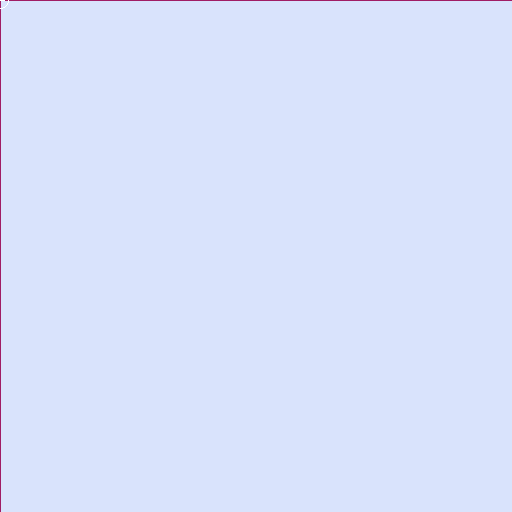
Frame 1 (no input)
Frame 60 (the mouse pressed at the canvas centre just before this capture): identical to frame 1, image omitted
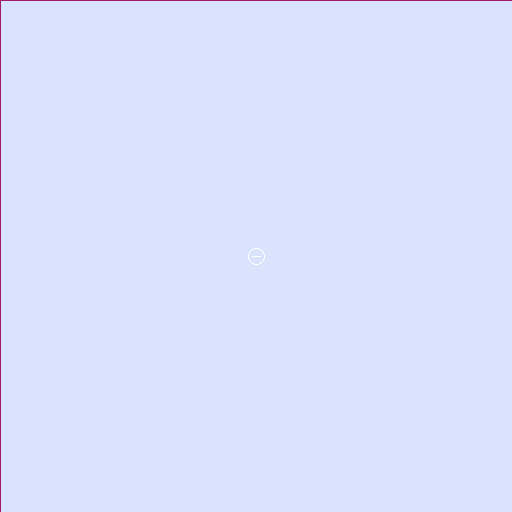
Frame 120 (the mouse held since frame 60 and released just before this capture)

The Processing sketch that drew these frames (run headless with seeded random() and noise(); from frame 60 on, the mouse is pressed at the canvas centre):

// Processing sketch: processing_106447
// ── processing_106447.pde

final boolean MODE_DRAW  = true;
final boolean MODE_ERASE = false;
boolean mode = MODE_ERASE;

final float BRUSH_RADIUS_STEP = 2;
final float MIN_BRUSH_RADIUS  = 4;
final float MAX_BRUSH_RADIUS = 128;
float brushRadius = 8;

QuadNode quadRoot;

void setup()
{
    size(512, 512);
    noSmooth();
    rectMode(CORNERS);
    ellipseMode(RADIUS);
    
    quadRoot = new QuadNode(0, 0, width);
    quadRoot.setVisible();
}

void draw()
{
    background(#A01D65);
    drawQuadNode(quadRoot);
    
    stroke(#FFFFFF);
    noFill();
    ellipse(mouseX, mouseY, brushRadius, brushRadius);
    line(mouseX - 0.5 * brushRadius, mouseY, mouseX + 0.5 * brushRadius, mouseY);
    if (mode == MODE_DRAW)
       line(mouseX, mouseY - 0.5 * brushRadius, mouseX, mouseY + 0.5 * brushRadius);
}

void drawQuadNode(QuadNode quadNode)
{
    switch(quadNode.getVisibility())
    {
    case QuadNode.VISIBILITY_COMPLETE:
        Rect bounds = quadNode.getBounds();
        if (QuadNode.drawBorders)
            stroke(#A01D65);
        else
            noStroke();
        fill(lerpColor(#FA1961, #D9E3FC, log(bounds.getWidth()) / log(width)));
        rect(bounds.l, bounds.t, bounds.r, bounds.b);
        break;
        
    case QuadNode.VISIBILITY_PARTIAL:
        drawQuadNode(quadNode.getChild(0));
        drawQuadNode(quadNode.getChild(1));
        drawQuadNode(quadNode.getChild(2));
        drawQuadNode(quadNode.getChild(3));
        break;
    }
}

void mouseDragged()
{
    mouseClicked();
}

void mouseClicked()
{
    PVector mousePos = new PVector(mouseX, mouseY);
    if(mode == MODE_ERASE)
        quadRoot.subtractCircle(mousePos, brushRadius);
    else
        quadRoot.addCircle(mousePos, brushRadius);
}

void keyPressed()
{
    switch(key)
    {
    case ' ':
        mode = !mode;
        break;
         
    case '+':
    case '=':
        brushRadius = min(MAX_BRUSH_RADIUS, max(MIN_BRUSH_RADIUS, brushRadius + BRUSH_RADIUS_STEP));
        break;
         
    case '-':
        brushRadius = min(MAX_BRUSH_RADIUS, max(MIN_BRUSH_RADIUS, brushRadius - BRUSH_RADIUS_STEP));
        break;
         
    case 'r':
        quadRoot.setVisible();
        break;
         
    case 'b':
        QuadNode.drawBorders = !QuadNode.drawBorders;
    }
}
public static class QuadNode
{
    public static final int VISIBILITY_COMPLETE = 0;
    public static final int VISIBILITY_PARTIAL = 1;
    public static final int VISIBILITY_NONE = 2;
    
    public static boolean drawBorders = true;
    
    private QuadNode[] children;
    private Rect bounds;
    private int visibility = VISIBILITY_NONE;
    
    public QuadNode(float l, float t, int s)
    {
       this.bounds = new Rect(l, t, l + s, t + s);
       
       if(s > 2)
       {
          s /= 2;
          children = new QuadNode[4];
          
          children[0] = new QuadNode(l    , t    , s);
          children[1] = new QuadNode(l + s, t    , s);
          children[2] = new QuadNode(l + s, t + s, s);
          children[3] = new QuadNode(l    , t + s, s);
       }
       else children = null;
    }
    
    public Rect getBounds()
    {
       return new Rect(bounds.l, bounds.t, bounds.r, bounds.b);
    }
    
    public int getVisibility()
    {
       return visibility;
    }
    
    public void setVisible()
    {
       visibility = VISIBILITY_COMPLETE;
    }
    
    public QuadNode getChild(int i)
    {
       return children[i];
    }
    
    void subtractCircle(PVector center, float radius)
    {
        if (visibility == VISIBILITY_NONE) return;
       
        switch(bounds.intersectCircle(center, radius))
        {
        case Rect.INTERSECTION_INSIDE:
            visibility = VISIBILITY_NONE;
            break;
         
        case Rect.INTERSECTION_PARTIAL:
        case Rect.INTERSECTION_CONTAINS:
            if (children == null) visibility = VISIBILITY_NONE;
            else
            {
                if (visibility == VISIBILITY_COMPLETE)
                {
                    children[0].visibility = VISIBILITY_COMPLETE;
                    children[1].visibility = VISIBILITY_COMPLETE;
                    children[2].visibility = VISIBILITY_COMPLETE;
                    children[3].visibility = VISIBILITY_COMPLETE;
                }
                
                children[0].subtractCircle(center, radius);
                children[1].subtractCircle(center, radius);
                children[2].subtractCircle(center, radius);
                children[3].subtractCircle(center, radius);
                
                visibility = VISIBILITY_PARTIAL;
            }
            break;
        }
    }
    
    void addCircle(PVector center, float radius)
    {
        if (visibility == VISIBILITY_COMPLETE) return;
       
        switch(bounds.intersectCircle(center, radius))
        {
        case Rect.INTERSECTION_INSIDE:
            visibility = VISIBILITY_COMPLETE;
            break;
          
        case Rect.INTERSECTION_PARTIAL:
        case Rect.INTERSECTION_CONTAINS:
            if(children == null) visibility = VISIBILITY_COMPLETE;
            else
            {
                if (visibility == VISIBILITY_NONE)
                {
                    children[0].visibility = VISIBILITY_NONE;
                    children[1].visibility = VISIBILITY_NONE;
                    children[2].visibility = VISIBILITY_NONE;
                    children[3].visibility = VISIBILITY_NONE;
                }
               
                children[0].addCircle(center, radius);
                children[1].addCircle(center, radius);
                children[2].addCircle(center, radius);
                children[3].addCircle(center, radius);
                
                if (
                        children[0].visibility == VISIBILITY_COMPLETE
                    &&  children[1].visibility == VISIBILITY_COMPLETE
                    &&  children[2].visibility == VISIBILITY_COMPLETE
                    &&  children[3].visibility == VISIBILITY_COMPLETE
                )
                    visibility = VISIBILITY_COMPLETE;
                else
                    visibility = VISIBILITY_PARTIAL;
            }
            break;
        }
    }
}
public static class Rect
{
    public static final int INTERSECTION_INSIDE = 0;
    public static final int INTERSECTION_OUTSIDE = 1;
    public static final int INTERSECTION_CONTAINS = 2;
    public static final int INTERSECTION_PARTIAL = 3;
    
    public float l;
    public float t;
    public float r;
    public float b;
    
    public int intersectCircle(PVector center, float radius)
    {
        final float radiusSq = sq(radius);
        
        if (
                sq(l - center.x) + sq(t - center.y) < radiusSq
            &&  sq(l - center.x) + sq(b - center.y) < radiusSq
            &&  sq(r - center.x) + sq(t - center.y) < radiusSq
            &&  sq(r - center.x) + sq(b - center.y) < radiusSq
        )
            return INTERSECTION_INSIDE;
      
        if (
                distToHorSegmentSq(center, l, r, t) < radiusSq
            ||  distToHorSegmentSq(center, l, r, b) < radiusSq
            ||  distToVerSegmentSq(center, t, b, l) < radiusSq
            ||  distToVerSegmentSq(center, t, b, r) < radiusSq
        )
            return INTERSECTION_PARTIAL;
        
        if(center.x < l || center.x > r || center.y < t || center.y > b)
            return INTERSECTION_OUTSIDE;
      
        return INTERSECTION_CONTAINS;
    }
    
    Rect()
    {
        // Do nothing.
    }
     
    Rect(float l, float t, float r, float b)
    {
        this.l = l;
        this.t = t;
        this.r = r;
        this.b = b;
    }
   
    float getWidth()
    {
        return r - l;
    }
   
    float getHeight()
    {
        return b - t;
    }
   
    private float distToHorSegmentSq(PVector p, float xBeg, float xEnd, float y)
    {
        if(p.x < xBeg) return sq(p.x - xBeg) + sq(p.y - y);
        if(p.x > xEnd) return sq(p.x - xEnd) + sq(p.y - y);
        return sq(p.y - y);
    }
    
    private float distToVerSegmentSq(PVector p, float yBeg, float yEnd, float x)
    {
        if(p.y < yBeg) return sq(p.x - x) + sq(p.y - yBeg);
        if(p.y > yEnd) return sq(p.x - x) + sq(p.y - yEnd);
        return sq(p.x - x);
    }
};
